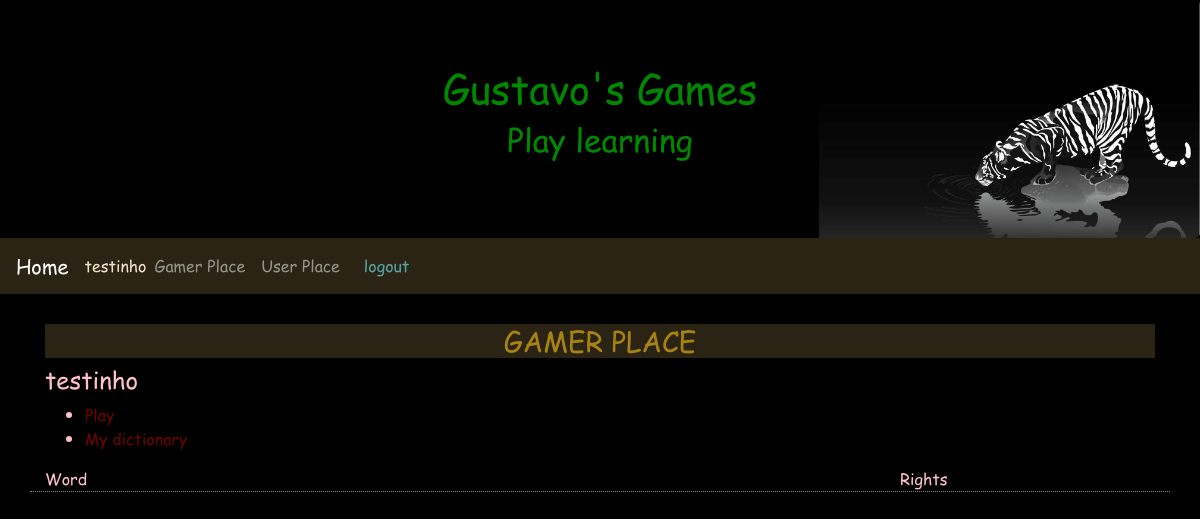
/gamerplace/14 (signed in), run on an earlier commit of the app's database.
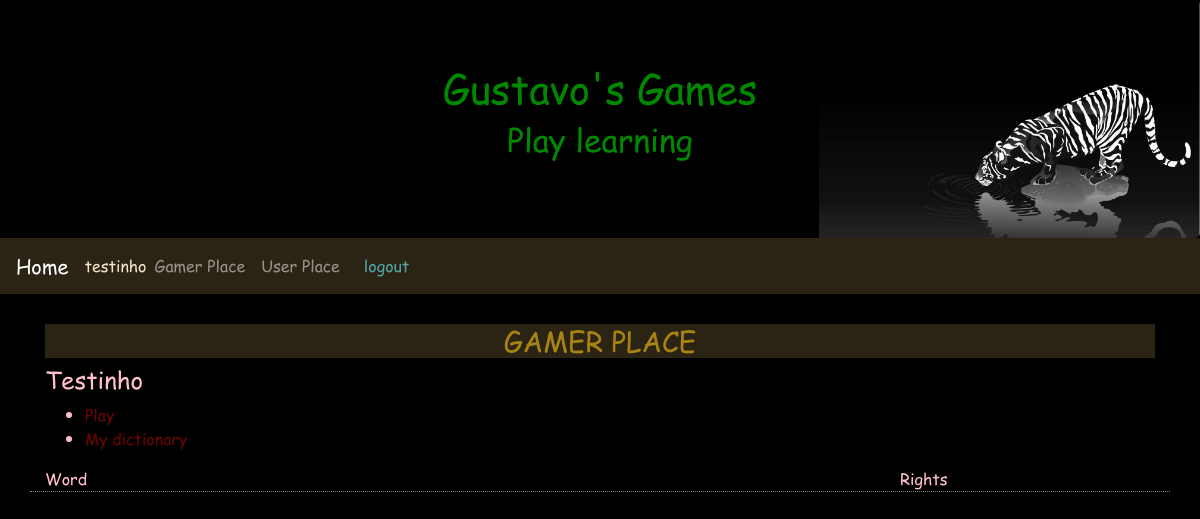
And on a later commit of the database.
### gameplace/models.py (models this page shows, shortened)
class Gamer(models.Model):
    user          = models.ForeignKey(settings.AUTH_USER_MODEL, verbose_name='User', on_delete=models.CASCADE)
    master        = models.ForeignKey(Master, verbose_name='Master', on_delete=models.CASCADE)
    nickname      = models.CharField('Nick', max_length=200)
    avatar        = models.ImageField('Avatar', upload_to='images/', max_length=500, null=True, blank=True)
    othersMasters = models.ManyToManyField(Master, through='GamerMaster', related_name='otherMasters')
    created = models.DateTimeField('Created', auto_now_add=True)
    modified = models.DateTimeField('Modified', auto_now=True)
    class Meta:
        verbose_name        = 'Gamer'
        verbose_name_plural = 'Gamers'
    def getRights(self):
        return self.right_set.filter(user=self.user)
    def get_avatar_url(self):
        try:
            return self.avatar.url
        except ApiError as e:
            traceback.print_exc()
            return None

### gamerplace/views.py (the view)
# urls.py: path('', TemplateView.as_view(template_name='access/index.html'), name='index'),
class index(LoginRequiredMixin, DetailView):
    template_name = 'gamerplace/index.html'
    model = Gamer
    def get_object(self):
        return get_object_or_404(Gamer, user=self.request.user, pk=self.kwargs['pk'])

### gamerplace/templates/gamerplace/index.html (shortened to what this page needs)
{% extends 'base.html' %}
{% load widget_tweaks %}
{% block content %}
<header>
  <h3>GAMER PLACE</h3>
</header>
<article class="">
  <h4>{{object.nickname}}</h4>
  <ul>
    <li><a href="{% url 'gameplace:dragletter' object.pk %}">Play</a></li>
    <li><a href="{% url 'gamerplace:mydictionary' object.pk %}">My dictionary</a></li>
  </ul>
</article>
<aside class="">
  <div class="row line">
    <div class="col-9">
      Word
    </div>
    <div class="col-3">
      Rights
    </div>
  </div>
</aside>
{% endblock %}

### base/templates/base.html (shortened to what this page needs)
{% load static %}
<!DOCTYPE html>
<html lang="pt-br">
<head>
<link rel="stylesheet" href="https://maxcdn.bootstrapcdn.com/bootstrap/4.1.0/css/bootstrap.min.css">
 <link rel="stylesheet" href="{% static 'style/style.css' %}" />
</head>
<body>
<div class="jumbotron text-center" style="margin-bottom:0">
 <h1>Gustavo's Games</h1>
 <h2>Play learning</h2>
</div>
<nav class="navbar navbar-expand-sm navbar-dark">
 <a class="navbar-brand" href="{% url 'indexredirect' %}">Home</a>
 <div class="collapse navbar-collapse" id="collapsibleNavbar">
   <div class="nav-item">
      {% if user.is_authenticated %}
        <span class="nav-brand glyphicon glyphicon-log-in">{{user}}</span>
    </div>
    <div class="">
      <ul class="navbar-nav">
        {% if user.gamer_set.all.0 %}
          <li class="nav-item">
            <a class="nav-link" href="{% url 'indexredirect' %}">Gamer Place</a>
          </li>
        {% endif %}
        <li class="nav-item">
          <a class="nav-link" href="{% url 'access:index' %}">User Place</a>
        </li>
      </ul>
    </div>
    <div class="nav-item">
        <a id="logout" class="nav-link" href=" {% url 'access:logout' %} ">logout</a>
      {% else %}
        <a id="login" class="nav-link" href="{% url 'access:login' %}">login</a>
    </div>
    <div class="nav-item">
        <a id="novousuario" class="nav-link" href="{% url 'access:newuser' %}">New user</a>
      {% endif %}
    </div>
 </div>
</nav>
<div class="container margin-top" style="margin-top:30px">
{% block content %}
{% endblock %}
</div>
</body>
</html>

### base/static/style/style.css (style rules this page uses)
body { background-color: black; color: pink; font-family: comic; }
body a { color: #690500; }
.jumbotron { background-image: url('../images/background.jpg'); background-repeat: no-repeat; background-size: contain; background-position: right; background-color: black; color: #008800; text-shadow: 2px 2px 1px #000000, -2px -2px 1px #000000; }
nav { background-color: #2b2414; color: #f0e3c6; }
nav a { color: #56a3a6; }
header { background-color: #2b2414; color: #a78314; }
header h1, h2, h3 { text-align: center; }
.line { border-bottom-width: 1px; border-bottom-style: dotted; border-bottom-color: gray; }

What changed in the data, as far as the page shows it:
changed Gamer: nickname "testinho" → "Testinho"
